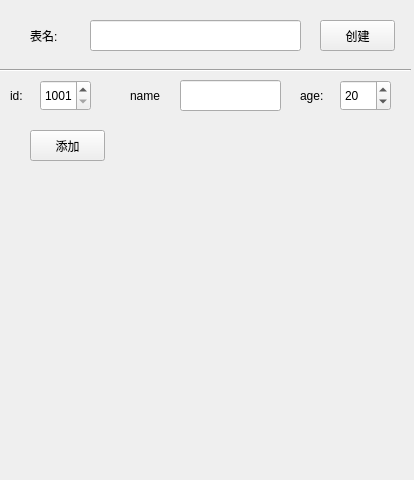
<?xml version="1.0" encoding="UTF-8"?>
<ui version="4.0">
 <class>StuDB</class>
 <widget class="QWidget" name="StuDB">
  <property name="geometry">
   <rect>
    <x>0</x>
    <y>0</y>
    <width>414</width>
    <height>480</height>
   </rect>
  </property>
  <property name="windowTitle">
   <string>StuDB</string>
  </property>
  <widget class="QLabel" name="label_tablename">
   <property name="geometry">
    <rect>
     <x>30</x>
     <y>20</y>
     <width>41</width>
     <height>31</height>
    </rect>
   </property>
   <property name="text">
    <string>表名:</string>
   </property>
  </widget>
  <widget class="QLineEdit" name="lineEdit_tablename">
   <property name="geometry">
    <rect>
     <x>90</x>
     <y>20</y>
     <width>211</width>
     <height>31</height>
    </rect>
   </property>
  </widget>
  <widget class="QPushButton" name="pushButton_create">
   <property name="geometry">
    <rect>
     <x>320</x>
     <y>20</y>
     <width>75</width>
     <height>31</height>
    </rect>
   </property>
   <property name="text">
    <string>创建</string>
   </property>
  </widget>
  <widget class="Line" name="line">
   <property name="geometry">
    <rect>
     <x>0</x>
     <y>60</y>
     <width>411</width>
     <height>21</height>
    </rect>
   </property>
   <property name="orientation">
    <enum>Qt::Horizontal</enum>
   </property>
  </widget>
  <widget class="QLabel" name="label_tablename_2">
   <property name="geometry">
    <rect>
     <x>10</x>
     <y>80</y>
     <width>21</width>
     <height>31</height>
    </rect>
   </property>
   <property name="text">
    <string>id:</string>
   </property>
  </widget>
  <widget class="QSpinBox" name="spinBox">
   <property name="geometry">
    <rect>
     <x>40</x>
     <y>80</y>
     <width>51</width>
     <height>31</height>
    </rect>
   </property>
   <property name="minimum">
    <number>1001</number>
   </property>
   <property name="maximum">
    <number>9999</number>
   </property>
  </widget>
  <widget class="QLabel" name="label_tablename_3">
   <property name="geometry">
    <rect>
     <x>130</x>
     <y>80</y>
     <width>31</width>
     <height>31</height>
    </rect>
   </property>
   <property name="text">
    <string>name:</string>
   </property>
  </widget>
  <widget class="QLineEdit" name="lineEdit_tablename_2">
   <property name="geometry">
    <rect>
     <x>180</x>
     <y>80</y>
     <width>101</width>
     <height>31</height>
    </rect>
   </property>
  </widget>
  <widget class="QSpinBox" name="spinBox_2">
   <property name="geometry">
    <rect>
     <x>340</x>
     <y>80</y>
     <width>51</width>
     <height>31</height>
    </rect>
   </property>
   <property name="minimum">
    <number>0</number>
   </property>
   <property name="maximum">
    <number>120</number>
   </property>
   <property name="value">
    <number>20</number>
   </property>
  </widget>
  <widget class="QLabel" name="label_tablename_4">
   <property name="geometry">
    <rect>
     <x>300</x>
     <y>80</y>
     <width>31</width>
     <height>31</height>
    </rect>
   </property>
   <property name="text">
    <string>age:</string>
   </property>
  </widget>
  <widget class="QPushButton" name="pushButton_create_2">
   <property name="geometry">
    <rect>
     <x>30</x>
     <y>130</y>
     <width>75</width>
     <height>31</height>
    </rect>
   </property>
   <property name="text">
    <string>添加</string>
   </property>
  </widget>
 </widget>
 <resources/>
 <connections/>
</ui>
